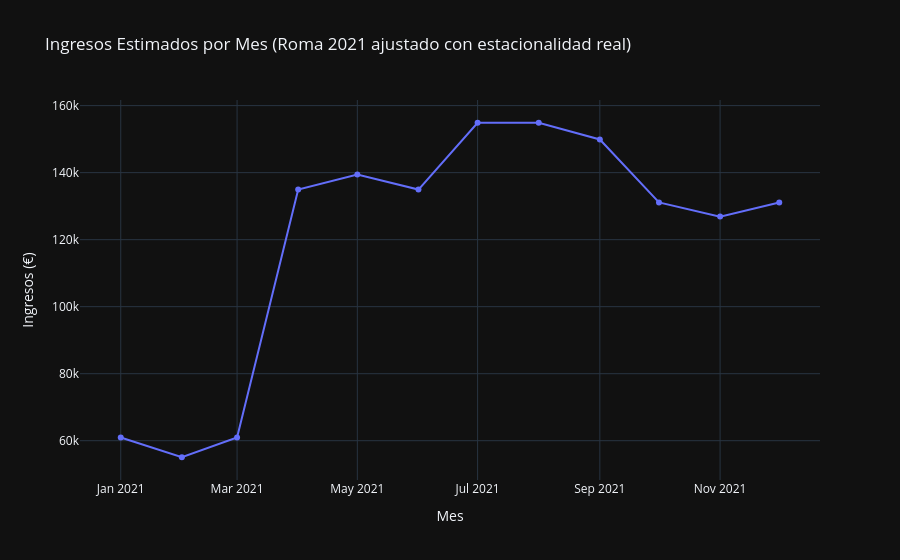

Here is the notebook cell this chart was saved with:
### Code cell
import plotly.express as px

total_income = monthly_df["estimated_income"].sum()
print("Ingreso anual estimado:", round(total_income, 2))

fig = px.line(
    monthly_df,
    x="month",
    y="estimated_income",
    markers=True,
    title="Ingresos Estimados por Mes (Roma 2021 ajustado con estacionalidad real)",
    labels={"estimated_income": "Ingresos (€)", "month": "Mes"},
    template="plotly_dark" 
)

fig.show()

monthly_df

### Figure 1 — Plotly figure (JSON) as saved in the notebook; plotly's stock layout.template omitted (floating-point values rounded to 4 significant figures)
{"data": [{"hovertemplate": "Mes=%{x}<br>Ingresos (€)=%{y}<extra></extra>", "legendgroup": "", "line": {"color": "#636efa", "dash": "solid"}, "marker": {"symbol": "circle"}, "mode": "lines+markers", "name": "", "orientation": "v", "showlegend": false, "type": "scatter", "x": ["2021-01-01T00:00:00", "2021-02-01T00:00:00", "2021-03-01T00:00:00", "2021-04-01T00:00:00", "2021-05-01T00:00:00", "2021-06-01T00:00:00", "2021-07-01T00:00:00", "2021-08-01T00:00:00", "2021-09-01T00:00:00", "2021-10-01T00:00:00", "2021-11-01T00:00:00", "2021-12-01T00:00:00"], "xaxis": "x", "y": [60960.0, 55060.0, 60960.0, 134900.0, 139400.0, 134900.0, 154900.0, 154900.0, 149900.0, 131100.0, 126900.0, 131100.0], "yaxis": "y"}], "layout": {"legend": {"tracegroupgap": 0}, "title": {"text": "Ingresos Estimados por Mes (Roma 2021 ajustado con estacionalidad real)"}, "xaxis": {"anchor": "y", "domain": [0, 1], "title": {"text": "Mes"}}, "yaxis": {"anchor": "x", "domain": [0, 1], "title": {"text": "Ingresos (€)"}}}}
